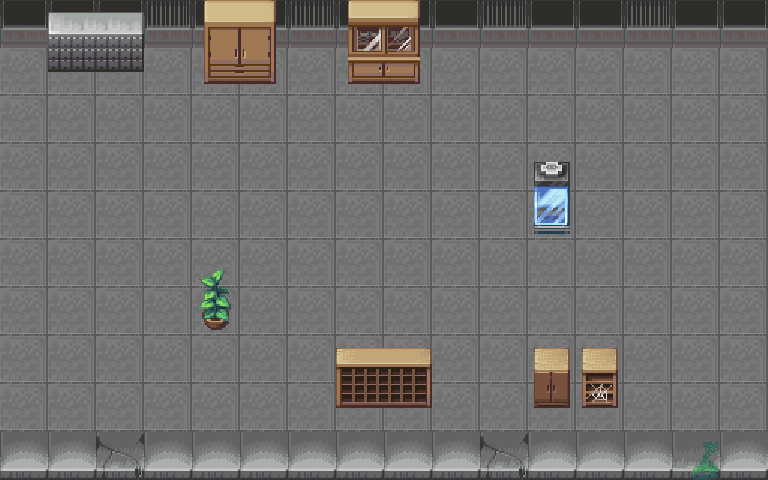

The image is a tile-based game level rendered from a .tmx file. Its description and complete source (layers, tilesets, objects, tile grids) follow:
An orthogonal 16x10 tile map with 48x48 px tiles, 2 tile layers (Background, Decoration), 12 tilesets and 18 objects.

<map version="1.10" tiledversion="1.12.2" orientation="orthogonal" renderorder="right-down" width="16" height="10" tilewidth="48" tileheight="48" infinite="0" nextlayerid="5" nextobjectid="118">
 <tileset firstgid="1" source="Interiors_free_48x48.tsx" />
 <tileset firstgid="1425" source="Room_Builder_free_48x48.tsx" />
 <tileset firstgid="1816" source="Tileset_48x48_1.tsx" />
 <tileset firstgid="1916" source="Tileset_48x48_2.tsx" />
 <tileset firstgid="2016" source="Tileset_48x48_3.tsx" />
 <tileset firstgid="2116" source="Tileset_48x48_9.tsx" />
 <tileset firstgid="2216" source="Tileset_48x48_16.tsx" />
 <tileset firstgid="2384" source="nt481.tsx" />
 <tileset firstgid="2512" source="nt482.tsx" />
 <tileset firstgid="2640" source="nt483.tsx" />
 <tileset firstgid="2768" source="nt484.tsx" />
 <tileset firstgid="3024" source="nt485.tsx" />
 <layer id="1" name="Background" width="16" height="10">
  <data encoding="csv">
2533,2533,2533,2532,2533,2533,2532,2533,2533,2533,2532,2533,2533,2532,2533,2533,
2512,2512,2512,2512,2512,2512,2512,2512,2512,2512,2512,2512,2512,2512,2512,2512,
2512,2512,2512,2512,2512,2512,2512,2512,2512,2512,2512,2512,2512,2512,2512,2512,
2512,2512,2512,2512,2512,2512,2512,2512,2512,2512,2512,2512,2512,2512,2512,2512,
2512,2512,2512,2512,2512,2512,2512,2512,2512,2512,2512,2512,2512,2512,2512,2512,
2512,2512,2512,2512,2512,2512,2512,2512,2512,2512,2512,2512,2512,2512,2512,2512,
2512,2512,2512,2512,2512,2512,2512,2512,2512,2512,2512,2512,2512,2512,2512,2512,
2512,2512,2512,2512,2512,2512,2512,2512,2512,2512,2512,2512,2512,2512,2512,2512,
2512,2512,2512,2512,2512,2512,2512,2512,2512,2512,2512,2512,2512,2512,2512,2512,
2543,2543,2541,2543,2543,2543,2543,2543,2543,2543,2541,2543,2543,2543,2542,2543
</data>
 </layer>
 <layer id="2" name="Decoration" width="16" height="10">
  <data encoding="csv">
0,2924,2925,0,2884,2885,0,2886,2887,0,0,0,0,0,0,0,
0,2940,2941,0,2900,2901,0,2902,2903,0,0,0,0,0,0,0,
0,0,0,0,0,0,0,0,0,0,0,0,0,0,0,0,
0,0,0,0,0,0,0,0,0,0,0,2920,0,0,0,0,
0,0,0,0,0,0,0,0,0,0,0,2936,0,0,0,0,
0,0,0,0,3154,0,0,0,0,0,0,0,0,0,0,0,
0,0,0,0,3170,0,0,0,0,0,0,0,0,0,0,0,
0,0,0,0,0,0,0,3253,3255,0,0,3070,3069,0,0,0,
0,0,0,0,0,0,0,3269,3271,0,0,3086,3085,0,0,0,
0,0,0,0,0,0,0,0,0,0,0,0,0,0,0,0
</data>
 </layer>
 <objectgroup id="3" name="Spawns">
  <properties>
   <property name="desc" value="在此放置玩家和敌人的出生点" />
  </properties>
  <object id="107" x="96" y="288" width="48" height="48" />
  <object id="108" x="0" y="288" width="48" height="48" />
  <object id="109" x="48" y="336" width="48" height="48" />
  <object id="110" x="0" y="384" width="48" height="48" />
  <object id="111" x="96" y="384" width="48" height="48" />
  <object id="112" x="720" y="48" width="48" height="48" />
  <object id="113" x="720" y="144" width="48" height="48" />
  <object id="114" x="624" y="48" width="48" height="48" />
  <object id="115" x="672" y="192" width="48" height="48" />
  <object id="116" x="624" y="144" width="48" height="48" />
  <object id="117" x="672" y="96" width="48" height="48" />
 </objectgroup>
 <objectgroup id="4" name="Collisions">
  <properties>
   <property name="desc" value="在此绘制碰撞盒" />
  </properties>
  <object id="100" x="48" y="0" width="96" height="96" />
  <object id="101" x="192" y="0" width="96" height="96" />
  <object id="102" x="336" y="0" width="96" height="96" />
  <object id="103" x="528" y="144" width="48" height="96" />
  <object id="104" x="192" y="240" width="48" height="96" />
  <object id="105" x="336" y="336" width="96" height="96" />
  <object id="106" x="528" y="336" width="96" height="96" />
 </objectgroup>
</map>
